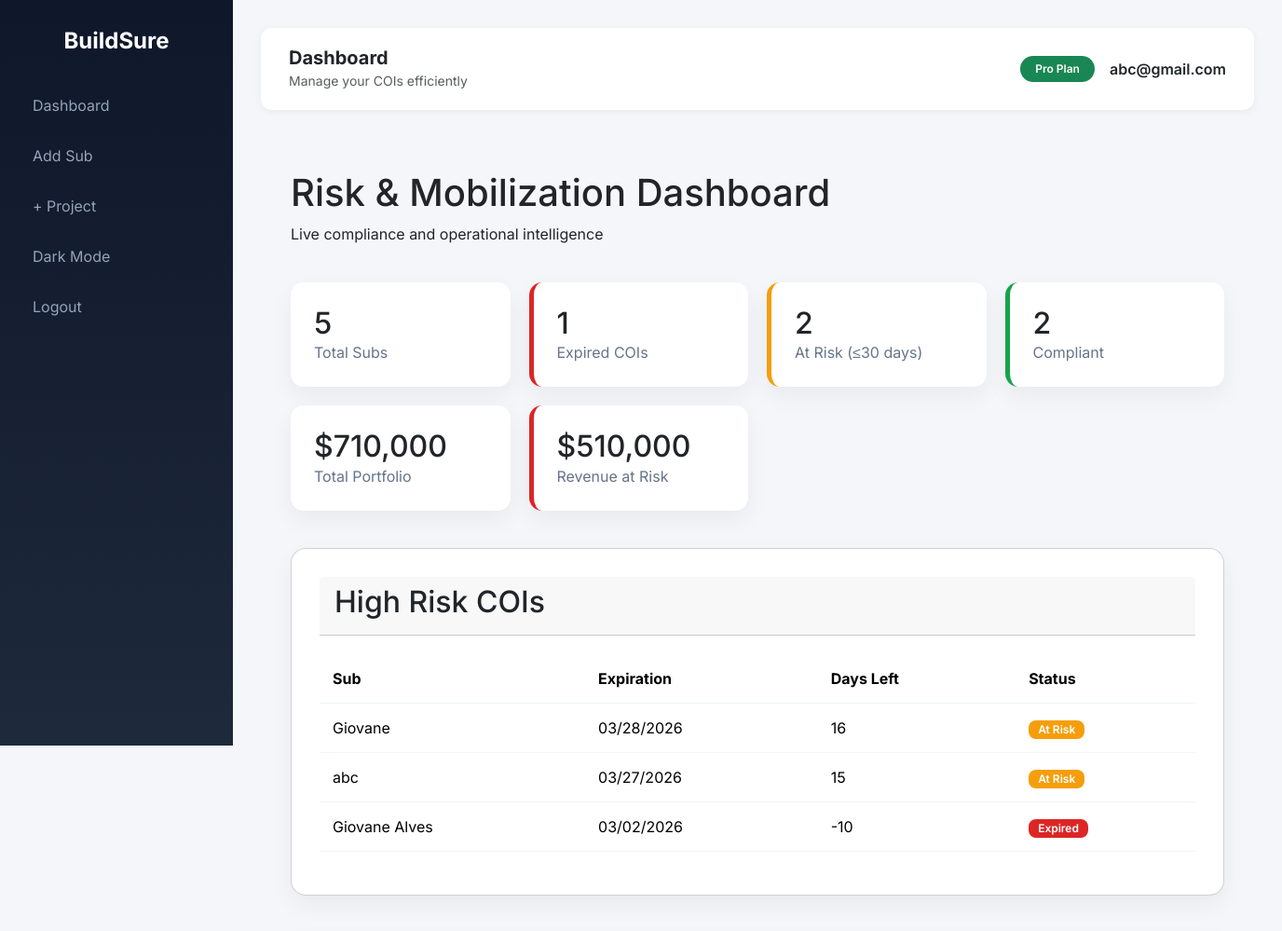
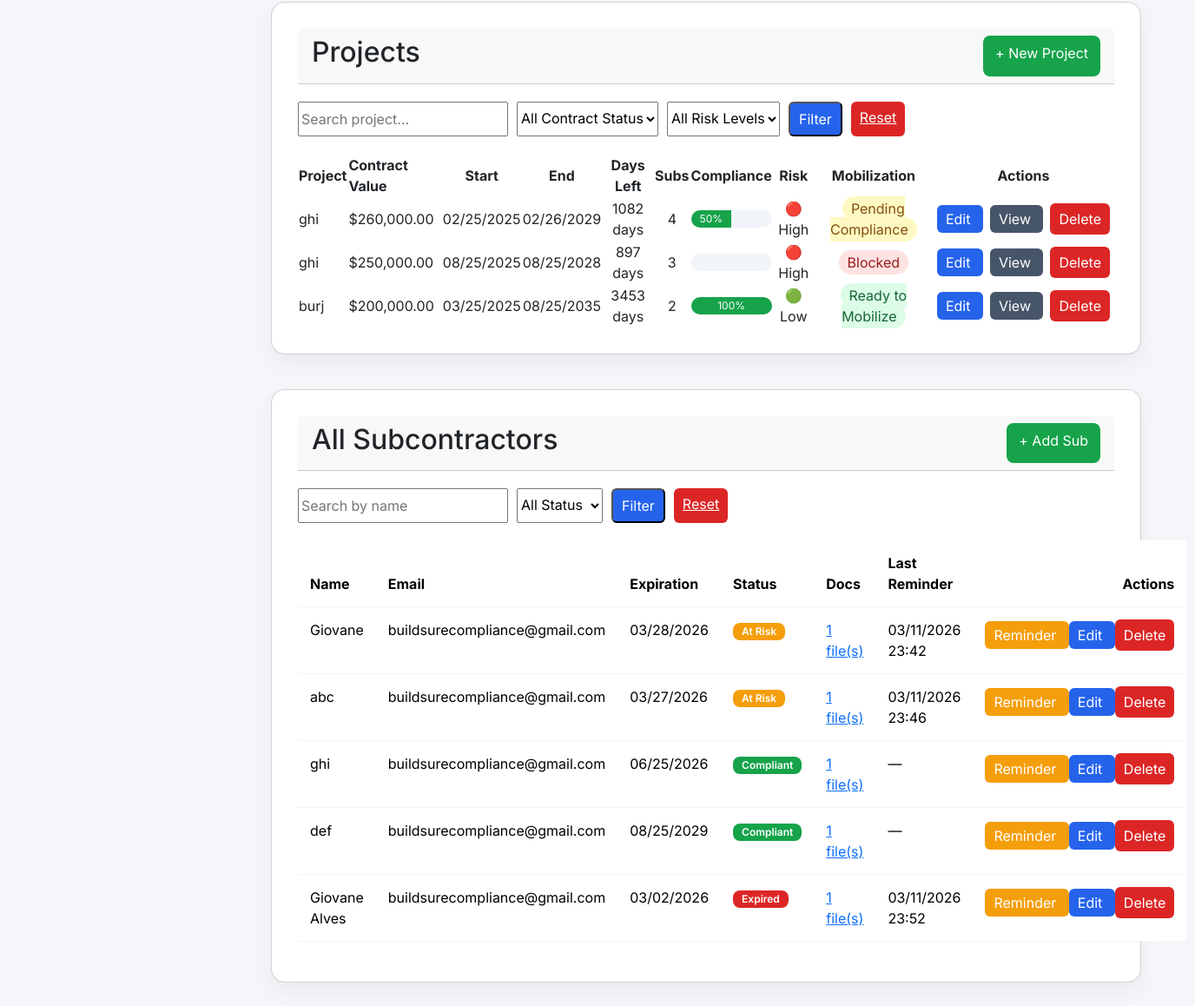
The page /dashboard (signed in) on the database its author committed (2 pictures, top to bottom).
### main.py (models this page shows, shortened)
class User(UserMixin, db.Model):
    __tablename__ = "user"
    id = db.Column(db.Integer, primary_key=True)
    email = db.Column(
        db.String(120),
        unique=True,
        index=True,
        nullable=False
    )
    password_hash = db.Column(db.String(200), nullable=False)
    paid = db.Column(db.Boolean, default=False)
    timezone = db.Column(db.String(50), default="US/Eastern")
    created_at = db.Column(
        db.DateTime,
        default=datetime.utcnow
    )
    projects = db.relationship(
        "Project",
        backref="owner",
        lazy=True,
        cascade="all, delete-orphan"
    )
    subs = db.relationship(
        "Subcontractor",
        backref="owner",
        lazy=True,
        cascade="all, delete-orphan"
    )

class Subcontractor(db.Model):
    __tablename__ = "subcontractor"
    id = db.Column(db.Integer, primary_key=True)
    user_id = db.Column(
        db.Integer,
        db.ForeignKey("user.id"),
        nullable=False,
        index=True
    )
    name = db.Column(
        db.String(150),
        nullable=False
    )
    email = db.Column(
        db.String(150),
        index=True
    )
    phone = db.Column(db.String(30))
    role = db.Column(db.String(100))
    timezone = db.Column(
        db.String(50),
        default="US/Eastern"
    )
    coi_expiration = db.Column(
        db.Date,
        index=True
    )
    last_reminder_sent = db.Column(db.DateTime)
    created_at = db.Column(
        db.DateTime,
        default=datetime.utcnow
    )
    documents = db.relationship(
        "Document",
        backref="sub",
        lazy="selectin",
        cascade="all, delete-orphan"
    )
    @property
    def days_left(self):
        if not self.coi_expiration:
            return None
        today = date.today()
        return (self.coi_expiration - today).days
    @property
    def computed_status(self):
        days = self.days_left
        if days is None:
            return "compliant"
        if days < 0:
            return "expired"
        if days <= 30:
            return "at_risk"
        return "compliant"

class Project(db.Model):
    __tablename__ = "project"
    id = db.Column(db.Integer, primary_key=True)
    name = db.Column(db.String(255), nullable=False)
    contract_value = db.Column(
        db.Float,
        default=0
    )
    user_id = db.Column(
        db.Integer,
        db.ForeignKey("user.id"),
        nullable=False
    )
    start_date = db.Column(db.Date)
    end_date = db.Column(db.Date)
    subs = db.relationship(
        "ProjectSubcontractor",
        backref="project",
        lazy="select",
        cascade="all, delete-orphan"
    )
    @property
    def days_remaining(self):
        if not self.end_date:
            return None
        remaining = (self.end_date - date.today()).days
        return max(remaining, 0)
    @property
    def compliance_score(self):
        if not self.subs:
            return 100
        total = len(self.subs)
        compliant = 0
        for ps in self.subs:
            sub = ps.subcontractor
            if sub and sub.computed_status == "compliant":
                compliant += 1
        if total == 0:
            return 100
        return int((compliant / total) * 100)
    @property
    def risk_level(self):
        score = self.compliance_score
        if score == 100:
            return "Low"
        if score >= 70:
            return "Medium"
        return "High"
    @property
    def mobilization_status(self):
        statuses = []
        for ps in self.subs:
            sub = ps.subcontractor
            if not sub:
                continue
            statuses.append(sub.computed_status)
        if "expired" in statuses:
            return "Blocked"
        if "at_risk" in statuses:
            return "Pending Compliance"
        return "Ready to Mobilize"

### main.py (the view, shortened to what this page needs)
@app.route("/dashboard")
@login_required
def dashboard():
    status_filter = request.args.get("status")
    search = request.args.get("search", "").strip()
    project_search = request.args.get("project_search", "").strip()
    contract_status = request.args.get("contract_status")
    risk_level = request.args.get("risk_level")
    query = Subcontractor.query.filter_by(
        user_id=current_user.id
    )
    if search:
        query = query.filter(
            Subcontractor.name.ilike(f"%{search}%")
        )
    subs = query.all()
    expired_count = 0
    at_risk_count = 0
    compliant_count = 0
    for sub in subs:
        status = sub.computed_status
        if status == "expired":
            expired_count += 1
        elif status == "at_risk":
            at_risk_count += 1
        else:
            compliant_count += 1
    if status_filter:
        subs = [
            s for s in subs
            if s.computed_status == status_filter
        ]
    def risk_priority(sub):
        status = sub.computed_status
        days_left = sub.days_left
        if status == "expired":
            return (-2, 0)
        if status == "at_risk":
            return (-1, days_left or 0)
        return (0, 999)
    top_risk = sorted(subs, key=risk_priority)
    projects_query = Project.query.filter_by(
        user_id=current_user.id
    )
    if project_search:
        projects_query = projects_query.filter(
            Project.name.ilike(f"%{project_search}%")
        )
    projects = projects_query.order_by(Project.id.desc()).all()
    filtered_projects = []
    for project in projects:
        if risk_level and project.risk_level != risk_level:
            continue
        filtered_projects.append(project)
    projects = filtered_projects
    total_portfolio = 0
    revenue_at_risk = 0
    for project in projects:
        contract_value = project.contract_value or 0
        total_portfolio += contract_value
        if project.mobilization_status != "Ready to Mobilize":
            revenue_at_risk += contract_value
    return render_template(
        "dashboard.html",
        subs=subs,
        top_risk=top_risk,
        projects=projects,
        expired_count=expired_count,
        at_risk_count=at_risk_count,
        compliant_count=compliant_count,
        total_portfolio=total_portfolio,
        revenue_at_risk=revenue_at_risk
    )

### templates/dashboard.html (shortened to what this page needs)
{% extends "base.html" %}
{% block content %}
<div class="container">
<div class="top-bar">
<div>
<h1>Risk & Mobilization Dashboard</h1>
<p>Live compliance and operational intelligence</p>
</div>
</div>
<div class="kpi-grid">
<div class="kpi-card">
<h3>{{ subs|length }}</h3>
<span>Total Subs</span>
</div>
<div class="kpi-card danger">
<h3>{{ expired_count }}</h3>
<span>Expired COIs</span>
</div>
<div class="kpi-card warning">
<h3>{{ at_risk_count }}</h3>
<span>At Risk (≤30 days)</span>
</div>
<div class="kpi-card success">
<h3>{{ compliant_count }}</h3>
<span>Compliant</span>
</div>
<div class="kpi-card">
<h3>${{ "{:,.0f}".format(total_portfolio or 0) }}</h3>
<span>Total Portfolio</span>
</div>
<div class="kpi-card danger">
<h3>${{ "{:,.0f}".format(revenue_at_risk or 0) }}</h3>
<span>Revenue at Risk</span>
</div>
</div>
<div class="page-wrapper">
<div class="card">
<div class="card-header">
<h2>High Risk COIs</h2>
</div>
<table class="table">
<thead>
<tr>
<th>Sub</th>
<th>Expiration</th>
<th>Days Left</th>
<th>Status</th>
</tr>
</thead>
<tbody>
{% set risk_subs = subs | selectattr("computed_status","ne","compliant") | list %}
{% if risk_subs %}
{% for sub in risk_subs %}
<tr class="
{% if sub.computed_status == 'expired' %}row-danger
{% elif sub.computed_status == 'at_risk' %}row-warning
{% endif %}
">
<td>{{ sub.name }}</td>
<td>
{{ sub.coi_expiration.strftime("%m/%d/%Y") if sub.coi_expiration else "—" }}
</td>
<td>
{{ sub.days_left if sub.days_left is not none else "—" }}
</td>
<td>
{% if sub.computed_status == "expired" %}
<span class="badge badge-danger">Expired</span>
{% elif sub.computed_status == "at_risk" %}
<span class="badge badge-warning">At Risk</span>
{% endif %}
</td>
</tr>
{% endfor %}
{% else %}
<tr>
<td colspan="4">No high risk COIs</td>
</tr>
{% endif %}
</tbody>
</table>
</div>
<div class="card">
<div class="card-header">
<h2>Projects</h2>
<a href="{{ url_for('add_project') }}" class="btn-add">
+ New Project
</a>
</div>
<form method="GET" style="margin-bottom:20px; display:flex; gap:10px; flex-wrap:wrap;">
<input type="text"
name="project_search"
placeholder="Search project..."
value="{{ request.args.get('project_search','') }}">
<select name="contract_status">
<option value="">All Contract Status</option>
</select>
<select name="risk_level">
<option value="">All Risk Levels</option>
</select>
<button type="submit" class="btn-edit">
Filter
</button>
<a href="{{ url_for('dashboard') }}" class="btn-delete">
Reset
</a>
</form>
<table class="styled-table">
<thead>
<tr>
<th>Project</th>
<th class="text-right">Contract Value</th>
<th class="text-center">Start</th>
<th class="text-center">End</th>
<th class="text-center">Days Left</th>
<th class="text-center">Subs</th>
<th class="text-center">Compliance</th>
<th class="text-center">Risk</th>
<th class="text-center">Mobilization</th>
<th class="text-center">Actions</th>
</tr>
</thead>
<tbody>
{% for project in projects %}
<tr>
<td>{{ project.name }}</td>
<td class="text-right">
${{ "{:,.2f}".format(project.contract_value or 0) }}
</td>
<td class="text-center">
{{ project.start_date.strftime("%m/%d/%Y") if project.start_date else "—" }}
</td>
<td class="text-center">
{{ project.end_date.strftime("%m/%d/%Y") if project.end_date else "—" }}
</td>
<td class="text-center">
{% if project.days_remaining is not none %}
    {% if project.days_remaining == 0 %}
        <span class="badge badge-danger">Expired</span>
    {% elif project.days_remaining <= 30 %}
        <span class="badge badge-warning">
        {{ project.days_remaining }} days
        </span>
    {% else %}
        {{ project.days_remaining }} days
    {% endif %}
{% else %}
—
{% endif %}
</td>
<td class="text-center">
{{ project.subs|length }}
</td>
<td class="text-center">
<div class="progress">
<div class="progress-bar"
style="width:{{ project.compliance_score or 0 }}%">
{{ project.compliance_score or 0 }}%
</div>
</div>
</td>
<td class="text-center">
{% if project.risk_level == "Low" %}
<span class="risk-low">🟢 Low</span>
{% elif project.risk_level == "Medium" %}
<span class="risk-medium">🟡 Medium</span>
{% else %}
<span class="risk-high">🔴 High</span>
{% endif %}
</td>
<td class="text-center">
<span class="status-badge
{% if project.mobilization_status == 'Ready to Mobilize' %}
status-ready
{% elif project.mobilization_status == 'Pending Compliance' %}
status-pending
{% else %}
status-blocked
{% endif %}
">
{{ project.mobilization_status }}
</span>
</td>
<td class="actions-cell">
<a href="{{ url_for('edit_project', project_id=project.id) }}" class="btn-edit">
Edit
</a>
<a href="{{ url_for('view_project', project_id=project.id) }}" class="btn-view">
View
</a>
<form action="{{ url_for('delete_project', id=project.id) }}"
method="POST"
style="display:inline;">
<button class="btn-delete"
onclick="return confirm('Delete this project?')">
Delete
</button>
</form>
</td>
</tr>
{% endfor %}
</tbody>
</table>
</div>
<div class="card">
<div class="card-header">
<h2>All Subcontractors</h2>
<a href="{{ url_for('add_sub') }}" class="btn-add">
+ Add Sub
</a>
</div>
<form method="GET" style="margin-bottom:20px; display:flex; gap:10px;">
<input type="text"
name="search"
placeholder="Search by name"
value="{{ request.args.get('search','') }}">
<select name="status">
<option value="">All Status</option>
</select>
<button type="submit" class="btn-edit">
Filter
</button>
<a href="{{ url_for('dashboard') }}" class="btn-delete">
Reset
</a>
</form>
<table class="table">
<thead>
<tr>
<th>Name</th>
<th>Email</th>
<th>Expiration</th>
<th>Status</th>
<th>Docs</th>
<th>Last Reminder</th>
<th style="text-align:right;">Actions</th>
</tr>
</thead>
<tbody>
{% for sub in subs %}
<tr class="
{% if sub.computed_status == 'expired' %}row-danger
{% elif sub.computed_status == 'at_risk' %}row-warning
{% endif %}
">
<td>{{ sub.name }}</td>
<td>{{ sub.email }}</td>
<td>
{{ sub.coi_expiration.strftime("%m/%d/%Y") if sub.coi_expiration else "—" }}
</td>
<td>
{% if sub.computed_status == "expired" %}
<span class="badge badge-danger">Expired</span>
{% elif sub.computed_status == "at_risk" %}
<span class="badge badge-warning">At Risk</span>
{% else %}
<span class="badge badge-success">Compliant</span>
{% endif %}
</td>
<td>
{% if sub.documents %}
<a href="{{ url_for('view_sub_documents', sub_id=sub.id) }}">
{{ sub.documents|length }} file(s)
</a>
{% else %}
—
{% endif %}
</td>
<td>
{{ sub.last_reminder_sent.strftime("%m/%d/%Y %H:%M") if sub.last_reminder_sent else "—" }}
</td>
<td style="text-align:right; white-space:nowrap;">
<a href="{{ url_for('send_reminder', sub_id=sub.id) }}"
class="btn-warning">
Reminder
</a>
<a href="{{ url_for('edit_sub', id=sub.id) }}"
class="btn-edit">
Edit
</a>
<form method="POST"
action="{{ url_for('delete_sub', id=sub.id) }}"
style="display:inline;"
onsubmit="return confirm('Delete this subcontractor?');">
<button type="submit" class="btn-delete">
Delete
</button>
</form>
</td>
</tr>
{% endfor %}
</tbody>
</table>
</div>
</div>
{% endblock %}

### templates/base.html (shortened to what this page needs)
<!DOCTYPE html>
<html lang="en">
<head>
<link href="https://cdn.jsdelivr.net/npm/bootstrap@5.3.2/dist/css/bootstrap.min.css" rel="stylesheet">
</head>
<body>
{% if current_user.is_authenticated %}
<div class="sidebar">
<h4>BuildSure</h4>
<a href="{{ url_for('dashboard') }}">Dashboard</a> <a href="{{ url_for('add_sub') }}">Add Sub</a> <a href="{{ url_for('add_project') }}">+ Project</a>
<a href="#" id="toggleDark">Dark Mode</a>
<a href="{{ url_for('logout') }}">Logout</a>
</div>
{% endif %}
<div class="{% if current_user.is_authenticated %}main-content{% endif %}">
{% if current_user.is_authenticated %}
<div class="navbar-top d-flex justify-content-between align-items-center">
<div class="d-flex align-items-center gap-3">
<div>
<h5 class="mb-0 fw-bold">Dashboard</h5>
<small class="text-muted">Manage your COIs efficiently</small>
</div>
</div>
<div class="d-flex align-items-center gap-3">
<span class="badge bg-success rounded-pill px-3 py-2">
{{ "Pro Plan" if current_user.paid else "Free Plan" }}
</span>
<span class="fw-semibold">{{ current_user.email }}</span>
</div>
</div>
{% endif %}
<div class="position-fixed top-0 end-0 p-3" style="z-index:9999">
</div>
<div class="container-fluid">
{% block content %}{% endblock %}
</div>
</div>
</body>
</html>

### rows shown on the page
User: paid "Pro Plan", email "abc@gmail.com"
Subcontractor: name "Giovane", coi_expiration "03/28/2026", coi_expiration "16", shows "At Risk", email "buildsurecompliance@gmail.com", documents|length "1", last_reminder_sent "03/11/2026 23:42"
Subcontractor: name "abc", coi_expiration "03/27/2026", coi_expiration "15", shows "At Risk", email "buildsurecompliance@gmail.com", documents|length "1", last_reminder_sent "03/11/2026 23:46"
Subcontractor: name "Giovane Alves", coi_expiration "03/02/2026", coi_expiration "-10", shows "Expired", email "buildsurecompliance@gmail.com", documents|length "1", last_reminder_sent "03/11/2026 23:52"
Project: name "ghi", contract_value "260,000.00", start_date "02/25/2025", end_date "02/26/2029", days_remaining "1082", subs|length "4", coi_expiration "50", shows "🔴 High", mobilization_status "Pending Compliance"
Project: name "ghi", contract_value "250,000.00", start_date "08/25/2025", end_date "08/25/2028", days_remaining "897", subs|length "3", shows "🔴 High", mobilization_status "Blocked"
Project: name "burj", contract_value "200,000.00", start_date "03/25/2025", end_date "08/25/2035", days_remaining "3453", subs|length "2", coi_expiration "100", shows "🟢 Low", mobilization_status "Ready to Mobilize"
Subcontractor: name "ghi", email "buildsurecompliance@gmail.com", coi_expiration "06/25/2026", shows "Compliant", documents|length "1", last_reminder_sent "—"
Subcontractor: name "def", email "buildsurecompliance@gmail.com", coi_expiration "08/25/2029", shows "Compliant", documents|length "1", last_reminder_sent "—"

### other values the page prints
{{ subs|length }} "5"
{{ expired_count }} "1"
{{ at_risk_count }} "2"
{{ compliant_count }} "2"
{{ "{:,.0f}".format(total_portfolio or 0) }} "710,000"
{{ "{:,.0f}".format(revenue_at_risk or 0) }} "510,000"
